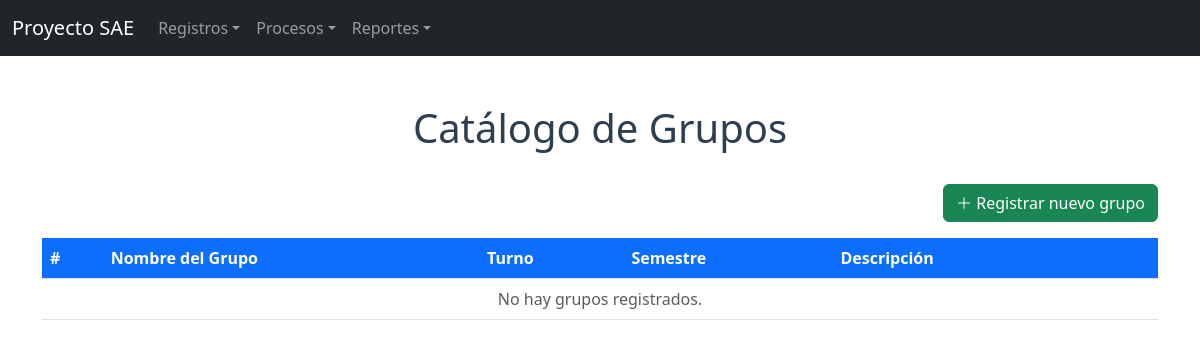
The app's page /proyecto_sae/Cruds/crudgrupos.php, older data.
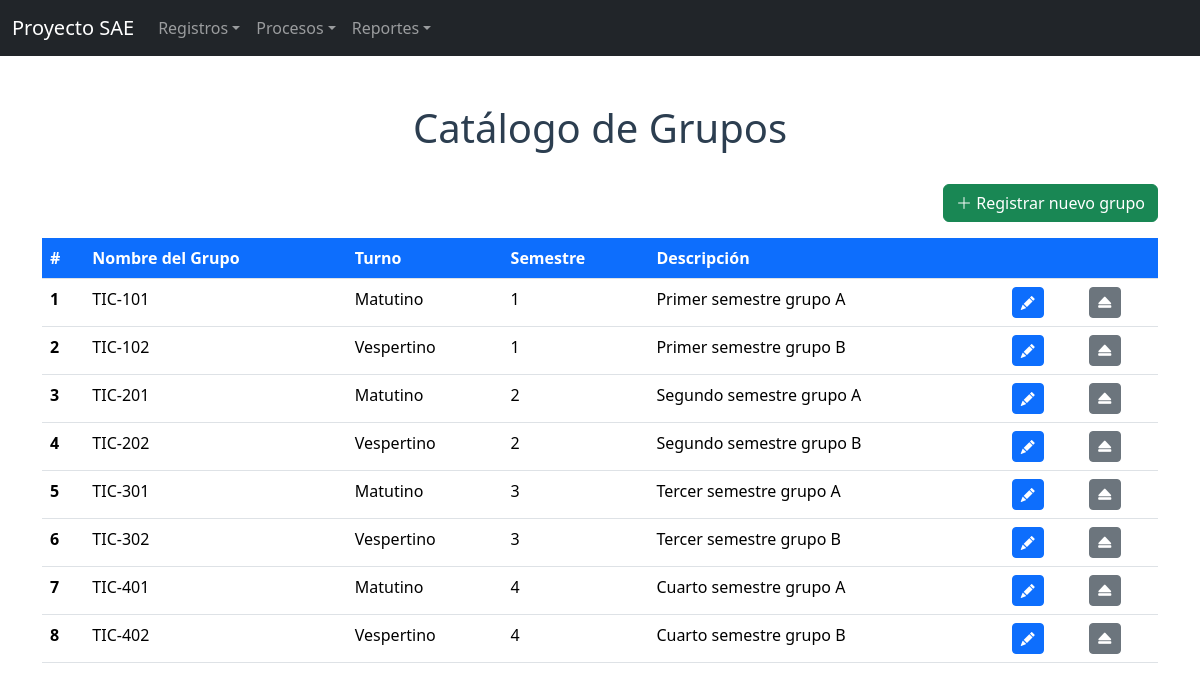
The same page, newer data.
### tables this page shows
CREATE TABLE grupos (
    ID_GRUPOS     INT AUTO_INCREMENT PRIMARY KEY,
    NOMBRE_GRUPO  VARCHAR(20) NOT NULL,
    TURNO         VARCHAR(15) NOT NULL,
    SEMESTRE      VARCHAR(10) NOT NULL,
    DESCRIPCION   VARCHAR(255) NOT NULL DEFAULT '',
    ESTATUS       VARCHAR(4)  NOT NULL DEFAULT 'ALTA'
);

### proyecto_sae/Cruds/conexion.php (called while the page is built, shortened)
<?php
$base = preg_replace('#/(Cruds|formularios)/.*$#i', '', $_SERVER['SCRIPT_NAME']);
$servidor = "localhost";
$usuario  = "root";
$password = "";
$base_datos = "proyecto_sae";
$conexion = new mysqli($servidor, $usuario, $password, $base_datos);
$conexion->set_charset("utf8mb4");
return $conexion;

### proyecto_sae/Cruds/crudgrupos.php (the view, shortened to what this page needs)
<?php
$mysqli = include "conexion.php";
$resultado = $mysqli->query("SELECT ID_GRUPOS AS idgrupo, NOMBRE_GRUPO AS nombregrupo, TURNO AS turno, SEMESTRE AS semestre, DESCRIPCION AS descripcion FROM grupos WHERE ESTATUS = 'ALTA'");
$grupos = $resultado->fetch_all(MYSQLI_ASSOC);
?>
<!DOCTYPE html>
<html lang="es">
<head>
    <link href="<?= $base ?>/assets/css/bootstrap.min.css" rel="stylesheet">
    <link rel="stylesheet" href="<?= $base ?>/assets/css/bootstrap-icons.css">
</head>
<body>
<?php include __DIR__ . "/../NavBar/navbar.php"; ?>
<div class="container">
    <br><br>
    <h1 align="center">Catálogo de Grupos</h1>
    <br>
    <div class="d-flex justify-content-end mb-3">
        <a href="<?= $base ?>/formularios/alta/Formulario_Grupos.php" class="btn btn-success">
            <i class="bi bi-plus-lg"></i> Registrar nuevo grupo
        </a>
    </div>
    <table class="table">
        <thead class="thead-dark">
            <tr>
                <th scope="col">#</th>
                <th scope="col">Nombre del Grupo</th>
                <th scope="col">Turno</th>
                <th scope="col">Semestre</th>
                <th scope="col">Descripción</th>
                <th scope="col"></th>
                <th scope="col"></th>
            </tr>
        </thead>
        <tbody>
<?php if (count($grupos) === 0) { ?>
            <tr>
                <td colspan="7" class="text-center text-muted">No hay grupos registrados.</td>
            </tr>
<?php } ?>
<?php foreach ($grupos as $grupo) { ?>
            <tr>
                <th scope="row"><?php echo $grupo["idgrupo"]; ?></th>
                <td><?php echo htmlspecialchars($grupo["nombregrupo"]); ?></td>
                <td><?php echo htmlspecialchars($grupo["turno"]); ?></td>
                <td><?php echo htmlspecialchars($grupo["semestre"]); ?></td>
                <td><?php echo htmlspecialchars($grupo["descripcion"]); ?></td>
                <td>
                    <a href="<?= $base ?>/formularios/modificar/Modificar_Grupos.php?id=<?php echo $grupo["idgrupo"]; ?>" class="btn btn-sm btn-primary" title="Modificar">
                        <i class="bi bi-pencil-fill"></i>
                    </a>
                </td>
                <td>
                    <a href="crudgrupos.php?baja=<?php echo $grupo["idgrupo"]; ?>" class="btn btn-sm btn-secondary" title="Baja" onclick="return confirm('¿Dar de baja este grupo?');">
                        <i class="bi bi-eject-fill"></i>
                    </a>
                </td>
            </tr>
<?php } ?>
        </tbody>
    </table>
</div>
</body>
</html>

Row changes from the older to the newer data that the page shows:
added grupos: ID_GRUPOS "1", NOMBRE_GRUPO "TIC-101", TURNO "Matutino", SEMESTRE "1", DESCRIPCION "Primer semestre grupo A"
added grupos: ID_GRUPOS "2", NOMBRE_GRUPO "TIC-102", TURNO "Vespertino", SEMESTRE "1", DESCRIPCION "Primer semestre grupo B"
added grupos: ID_GRUPOS "3", NOMBRE_GRUPO "TIC-201", TURNO "Matutino", SEMESTRE "2", DESCRIPCION "Segundo semestre grupo A"
added grupos: ID_GRUPOS "4", NOMBRE_GRUPO "TIC-202", TURNO "Vespertino", SEMESTRE "2", DESCRIPCION "Segundo semestre grupo B"
added grupos: ID_GRUPOS "5", NOMBRE_GRUPO "TIC-301", TURNO "Matutino", SEMESTRE "3", DESCRIPCION "Tercer semestre grupo A"
added grupos: ID_GRUPOS "6", NOMBRE_GRUPO "TIC-302", TURNO "Vespertino", SEMESTRE "3", DESCRIPCION "Tercer semestre grupo B"
added grupos: ID_GRUPOS "7", NOMBRE_GRUPO "TIC-401", TURNO "Matutino", SEMESTRE "4", DESCRIPCION "Cuarto semestre grupo A"
added grupos: ID_GRUPOS "8", NOMBRE_GRUPO "TIC-402", TURNO "Vespertino", SEMESTRE "4", DESCRIPCION "Cuarto semestre grupo B"
Text that changed along with them:
text no longer shown: "No hay grupos registrados."
